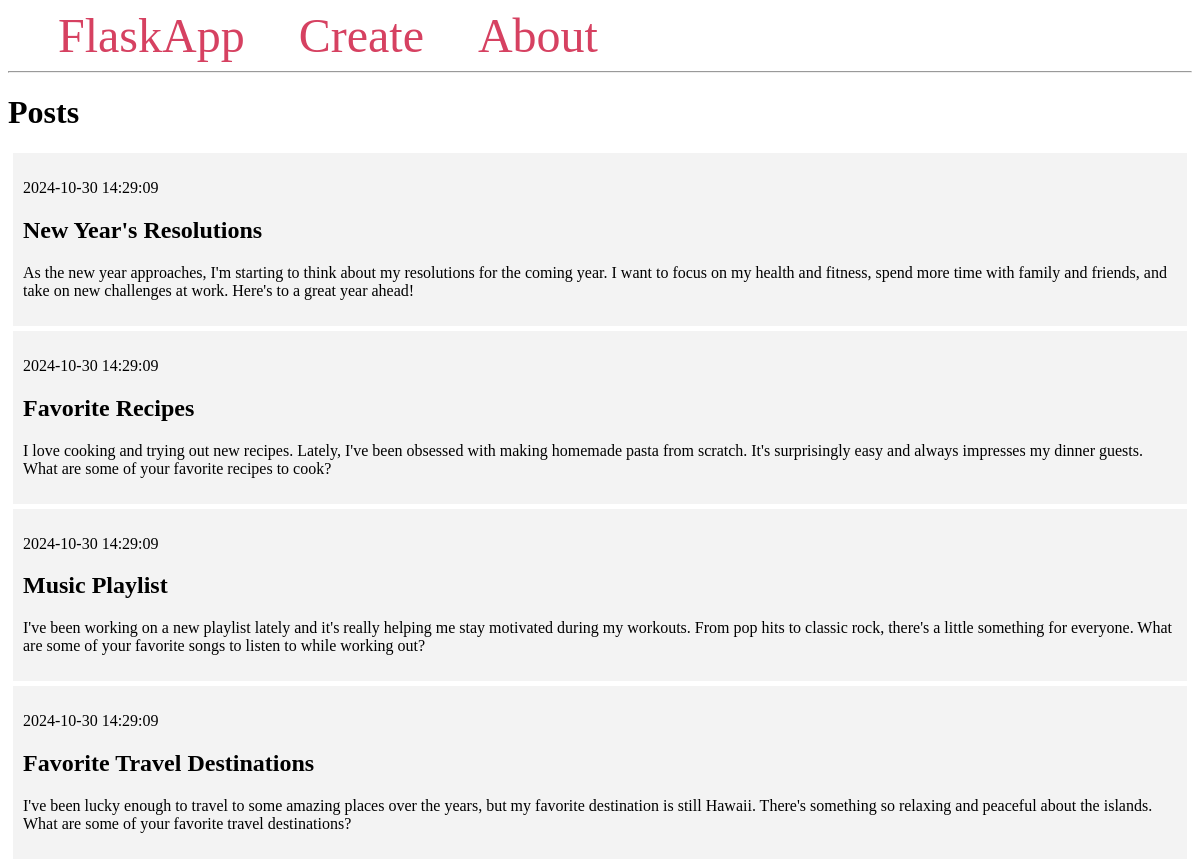
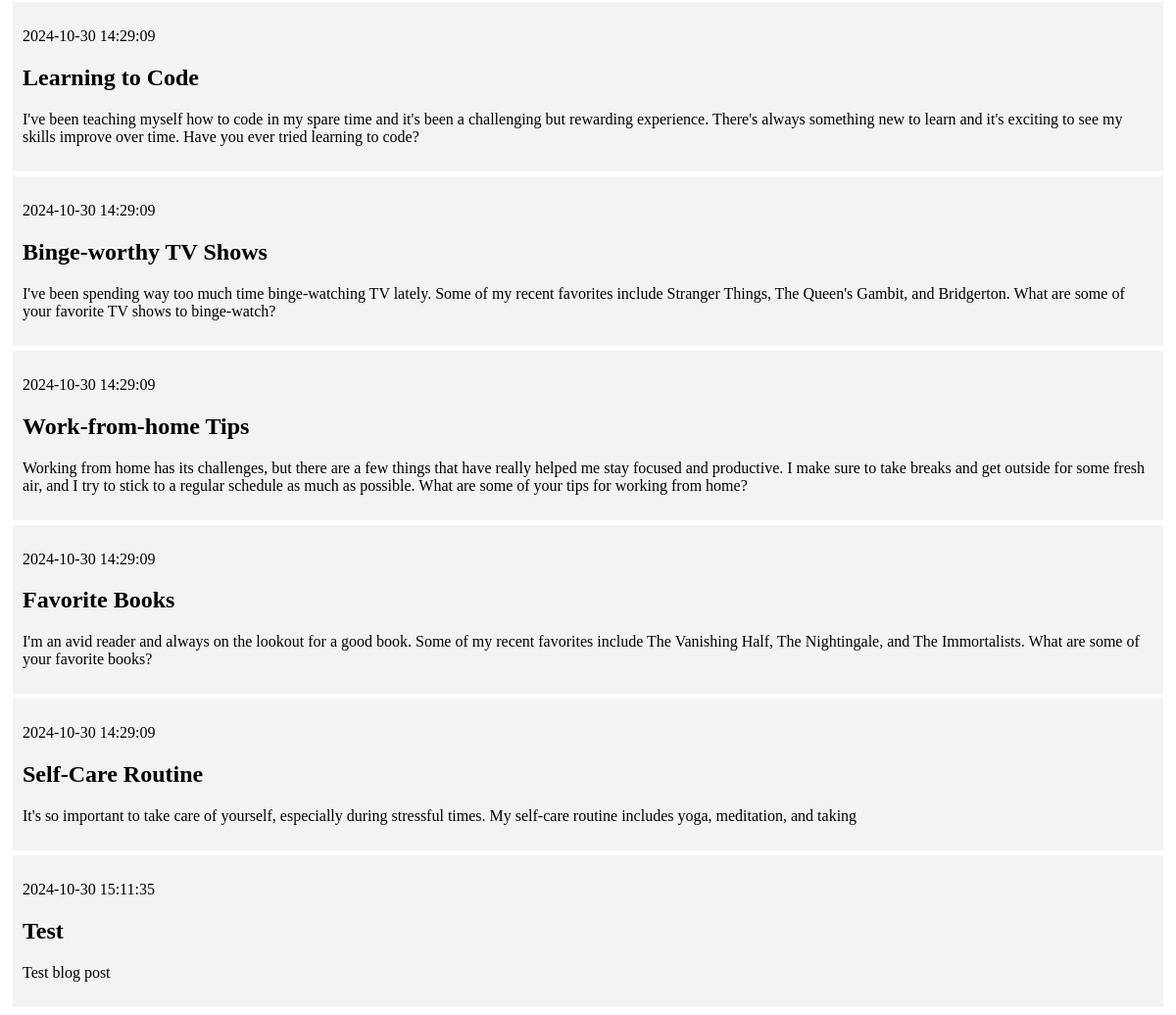
The page / on the database its author committed (2 pictures, top to bottom).
### tables this page shows
CREATE TABLE posts (
    id INTEGER PRIMARY KEY AUTOINCREMENT,
    created TIMESTAMP NOT NULL DEFAULT CURRENT_TIMESTAMP,
    title TEXT NOT NULL,
    content TEXT NOT NULL
);

### app.py (the view)
@app.route('/')
def index():
    conn = get_db_connection()
    posts = conn.execute("SELECT * FROM posts").fetchall()
    conn.close()
    return render_template('index.html', posts=posts)

### app.py (called while the page is built)
def get_db_connection():
    conn = sqlite3.connect('database.db')
    conn.row_factory = sqlite3.Row
    return conn

### templates/index.html
{% extends 'base.html' %}
{% block content %}
    <h1>{% block title %} Posts {% endblock %}</h1>
    {% for post in posts %}
        <div class='post'>
            <p>{{ post['created'] }}</p>
            <h2>{{ post['title'] }}</h2>
            <p>{{ post['content'] }}</p>
        </div>
    {% endfor %}
{% endblock %}

### templates/base.html (shortened to what this page needs)
<!DOCTYPE html>
<html lang="en">
<head>
</head>
<body>
    <nav>
        <a href="{{ url_for('index') }}">FlaskApp</a>
        <a href="{{ url_for('create') }}">Create</a>
        <a href="#">About</a>
    </nav>
    <hr>
    <div class="content">
        {% block content %} {% endblock %}
    </div>
</body>
</html>

### templates/base.html (style rules this page uses)
.post { padding: 10px; margin: 5px; background-color: #f3f3f3 }
nav a { color: #d64161; font-size: 3em; margin-left: 50px; text-decoration: none; }

### rows shown on the page
posts: created "2024-10-30 14:29:09", title "New Year's Resolutions", content "As the new year approaches, I'm starting to think about my resolutions for the coming year. I want to focus on my health and fitness, spend more time with family and friends, and take on new challenges at work. Here's to a great year ahead!"
posts: created "2024-10-30 14:29:09", title "Favorite Recipes", content "I love cooking and trying out new recipes. Lately, I've been obsessed with making homemade pasta from scratch. It's surprisingly easy and always impresses my dinner guests. What are some of your favorite recipes to cook?"
posts: created "2024-10-30 14:29:09", title "Music Playlist", content "I've been working on a new playlist lately and it's really helping me stay motivated during my workouts. From pop hits to classic rock, there's a little something for everyone. What are some of your favorite songs to listen to while working out?"
posts: created "2024-10-30 14:29:09", title "Favorite Travel Destinations", content "I've been lucky enough to travel to some amazing places over the years, but my favorite destination is still Hawaii. There's something so relaxing and peaceful about the islands. What are some of your favorite travel destinations?"
posts: created "2024-10-30 14:29:09", title "Learning to Code", content "I've been teaching myself how to code in my spare time and it's been a challenging but rewarding experience. There's always something new to learn and it's exciting to see my skills improve over time. Have you ever tried learning to code?"
posts: created "2024-10-30 14:29:09", title "Binge-worthy TV Shows", content "I've been spending way too much time binge-watching TV lately. Some of my recent favorites include Stranger Things, The Queen's Gambit, and Bridgerton. What are some of your favorite TV shows to binge-watch?"
posts: created "2024-10-30 14:29:09", title "Work-from-home Tips", content "Working from home has its challenges, but there are a few things that have really helped me stay focused and productive. I make sure to take breaks and get outside for some fresh air, and I try to stick to a regular schedule as much as possible. What are some of your tips for working from home?"
posts: created "2024-10-30 14:29:09", title "Favorite Books", content "I'm an avid reader and always on the lookout for a good book. Some of my recent favorites include The Vanishing Half, The Nightingale, and The Immortalists. What are some of your favorite books?"
posts: created "2024-10-30 14:29:09", title "Self-Care Routine", content "It's so important to take care of yourself, especially during stressful times. My self-care routine includes yoga, meditation, and taking"
posts: created "2024-10-30 15:11:35", title "Test", content "Test blog post"
